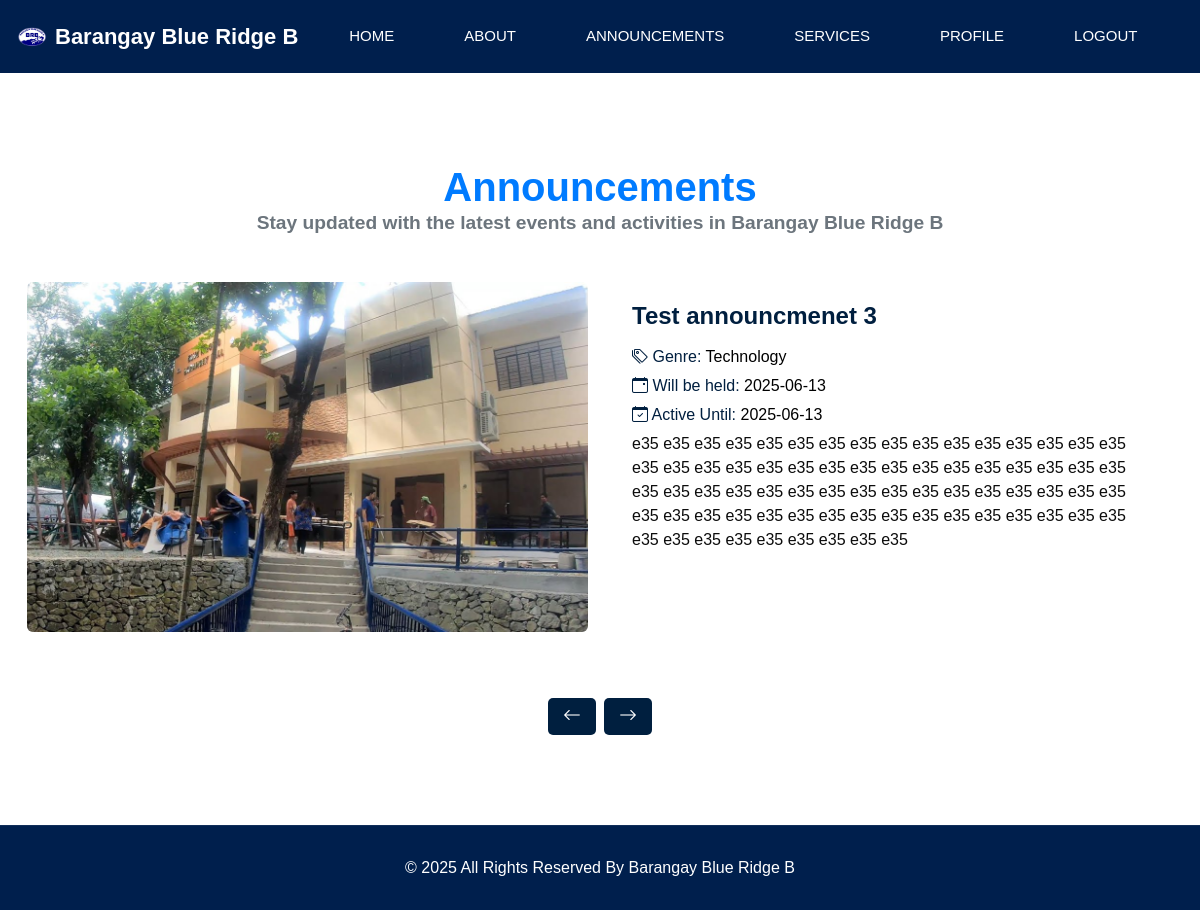
The page /announcement.php (signed in) on the database its author committed.
### tables this page shows
CREATE TABLE `announcements` (
  `id` int(11) NOT NULL,
  `title` varchar(255) NOT NULL,
  `content` text NOT NULL,
  `genre` enum('Music','Sports','Education','Health','Technology','Environment','Community','Culture','Art','Emergency') NOT NULL,
  `created_at` datetime NOT NULL DEFAULT current_timestamp(),
  `active_until` date NOT NULL,
  `occuring_at` date NOT NULL,
  `thumbnail` varchar(255) NOT NULL,
  `author` varchar(255) NOT NULL,
  `allow_registrations` tinyint(1) NOT NULL DEFAULT 0,
  `status` enum('active','archived') NOT NULL DEFAULT 'active'
);

### announcement.php (the view, shortened to what this page needs)
<?php
require 'auto_archive.php';
$stmt = $pdo->query("SELECT id, title, content, genre, created_at, active_until, occuring_at, thumbnail, allow_registrations FROM announcements WHERE status = 'active' ORDER BY created_at DESC");
$announcements = $stmt->fetchAll();
?>
<!DOCTYPE html>
<html lang="en">
<head>
    <link href="https://cdn.jsdelivr.net/npm/bootstrap@5.3.3/dist/css/bootstrap.min.css" rel="stylesheet">
    <link href="https://cdn.jsdelivr.net/npm/bootstrap-icons/font/bootstrap-icons.css" rel="stylesheet">
    <link href="css/style.css" rel="stylesheet">
    <link href="css/responsive.css" rel="stylesheet">
    <link href="announcement.css" rel="stylesheet">
</head>
<body class="sub_page">
    <div class="hero_area">
        <?php include 'header.php'; ?>
    </div>
    <div class="content-wrapper">
        <section class="announcement_section layout_padding">
            <div class="container">
                <div class="heading_container text-center">
                    <h2 class="announcement-heading">Announcements</h2>
                    <h2 class="announcement-description mb-5">Stay updated with the latest events and activities in Barangay Blue Ridge B</h2>
                </div>
                <div id="announcementCarousel" class="carousel slide" data-bs-ride="carousel">
                    <div class="carousel-inner">
                        <?php foreach ($announcements as $index => $announcement): ?>
                            <div class="carousel-item <?php echo $index === 0 ? 'active' : ''; ?>">
                                <div class="row align-items-start" style="height: 400px;">
                                    <div class="col-md-6">
                                        <img src="<?php echo htmlspecialchars($announcement['thumbnail']); ?>" class="img-fluid rounded" alt="Announcement Thumbnail" style="height: 100%; width: 100%; object-fit: cover;">
                                    </div>
                                    <div class="col-md-6">
                                        <div class="announcement-info">
                                            <h3 class="announcement-title"><?php echo htmlspecialchars($announcement['title']); ?></h3>
                                            <p class="navy-label"><i class="bi bi-tags"></i> Genre: <span class="label-value"><?php echo htmlspecialchars($announcement['genre']); ?></span></p>
                                            <p class="navy-label"><i class="bi bi-calendar-event"></i> Will be held: <span class="label-value"><?php echo htmlspecialchars($announcement['occuring_at']); ?></span></p>
                                            <p class="navy-label"><i class="bi bi-calendar-check"></i> Active Until: <span class="label-value"><?php echo htmlspecialchars($announcement['active_until']); ?></span></p>
                                            <p><?php echo htmlspecialchars($announcement['content']); ?></p>
                                        </div>
                                    </div>
                                </div>
                            </div>
                        <?php endforeach; ?>
                    </div>
                </div>
                <div class="carousel-controls text-center mt-3">
                    <button class="btn btn-navy btn-sm me-2" id="prevButton">
                        <i class="bi bi-arrow-left"></i>
                    </button>
                    <button class="btn btn-navy btn-sm" id="nextButton">
                        <i class="bi bi-arrow-right"></i>
                    </button>
                </div>
            </div>
        </section>
    </div>
    <?php include 'footer.php'; ?>
</body>
</html>

### css/style.css (style rules this page uses)
body { font-family: "Poppins", sans-serif; color: #0c0c0c; background-color: #ffffff; }
.layout_padding { padding-top: 90px; padding-bottom: 90px; }
.heading_container { display: -webkit-box; display: -ms-flexbox; display: flex; -webkit-box-pack: start; -ms-flex-pack: start; justify-content: flex-start; -webkit-box-align: center; -ms-flex-align: center; align-items: center; text-align: center; }
.heading_container h2 { position: relative; font-weight: bold; margin-right: 10px; }
.hero_area { height: 98vh; position: relative; display: -webkit-box; display: -ms-flexbox; display: flex; -webkit-box-orient: vertical; -webkit-box-direction: normal; -ms-flex-direction: column; flex-direction: column; background-color: #eae6f5; }
.sub_page .hero_area { height: auto; }
.btn, .btn:focus { outline: none !important; -webkit-box-shadow: none; box-shadow: none; }

### css/responsive.css (style rules this page uses)
@media (min-width: 1200px) { .container { max-width: 1170px; } }

### announcement.css (style rules this page uses)
html, body { height: 100%; margin: 0; display: flex; flex-direction: column; }
html, body { height: 100vh; margin: 0; padding: 0; font-family: Arial, sans-serif; }
.announcement_section .carousel-item { height: 400px; }
.announcement-info { padding: 20px; height: 100%; overflow-y: auto; display: flex; flex-direction: column; justify-content: flex-start; }
.announcement-title { font-weight: bold; font-size: 1.5rem; color: #001f3f; margin-bottom: 15px; }
.navy-label { color: #001f3f; margin-bottom: 5px; }
.label-value { color: #000; }
.btn-navy { background-color: #001f3f; color: #ffffff; border: none; padding: 5px 15px; font-size: 14px; border-radius: 5px; transition: background-color 0.3s ease; }
.announcement_section .carousel-item .col-md-6 img { height: 100%; width: 100%; object-fit: cover; min-height: 350px; min-width: 400px; border-radius: 10px; }
.carousel-controls { display: flex; justify-content: center; align-items: center; }
.carousel-controls .btn-navy { background-color: #001f3f; color: #ffffff; border: none; padding: 5px 15px; font-size: 16px; border-radius: 5px; transition: background-color 0.3s ease; }
.carousel-controls .btn-navy i { font-size: 18px; }
.content-wrapper { flex: 1; display: flex; flex-direction: column; }
.announcement-heading { font-size: 2.5rem; font-weight: bold; color: #007bff; margin-bottom: 0.5rem; }
.announcement-description { font-size: 1.2rem; color: #6c757d; margin-bottom: 2rem; }
.heading_container h2 { display: block; text-align: center; margin: 0 auto; }
.heading_container { display: flex; flex-direction: column; align-items: center; justify-content: center; text-align: center; }

### rows shown on the page
announcements: thumbnail (picture), title "Test announcmenet 3", genre "Technology", occuring_at "2025-06-13", active_until "2025-06-13", content "e35 e35 e35 e35 e35 e35 e35 e35 e35 e35 e35 e35 e35 e35 e35 e35 e35 e35 e35 e35 e35 e35 e35 e35 e35 e35 e35 e35 e35 e35 e35 e35 e35 e35 e35 e35 e35 e35 e35 e35 e35 e35 e35 e35 e35 e35 e35 e35 e35 e35 e35 e35 e35 e35 e35 e35 e35 e35 e35 e35 e35 e35 e35 e35 e35 e35 e35 e35 e35 e35 e35 e35 e35"
